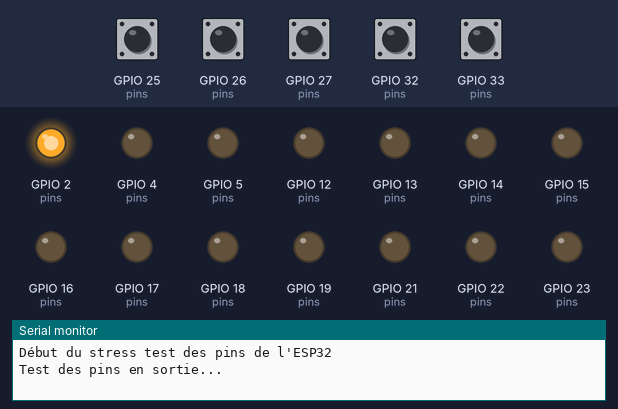
The sketch below on a simulated ESP32. On the bench: output pins drawn as LEDs (lit = HIGH), the last lines printed to the serial monitor. The test bench sets the inputs (shaded band); at power-on: GPIO 25 (pins), GPIO 26 (pins), GPIO 27 (pins), GPIO 32 (pins), GPIO 33 (pins) HIGH.

Above: at 1.1 s.
At 5.1 s:
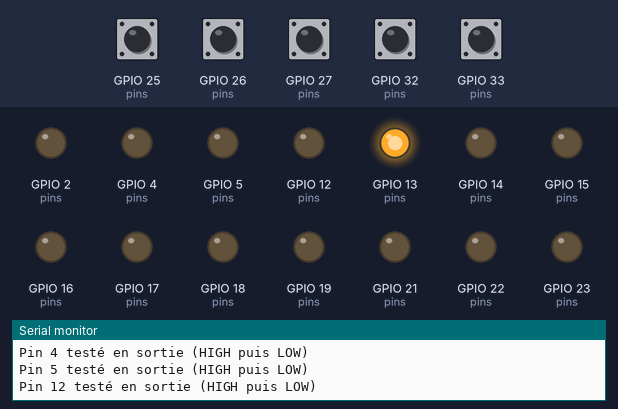
At 10.1 s:
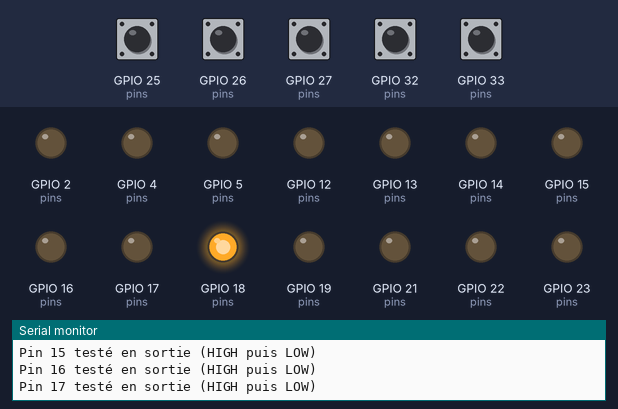
At 19.6 s:
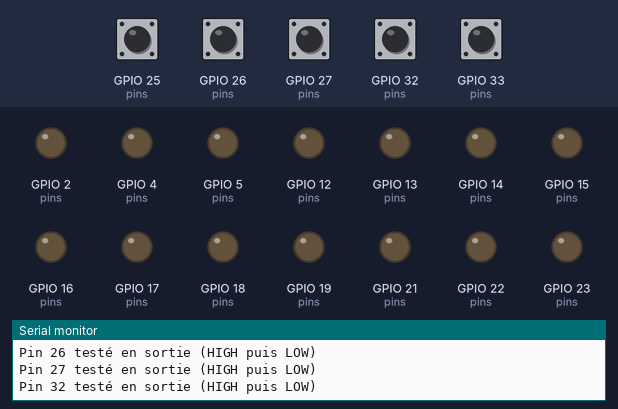
At 29.0 s:
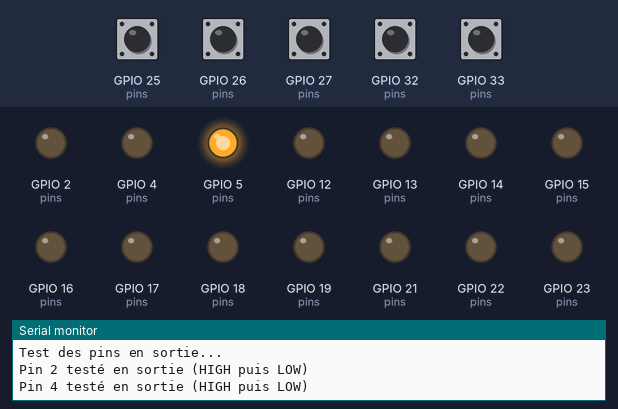
At 39.0 s:
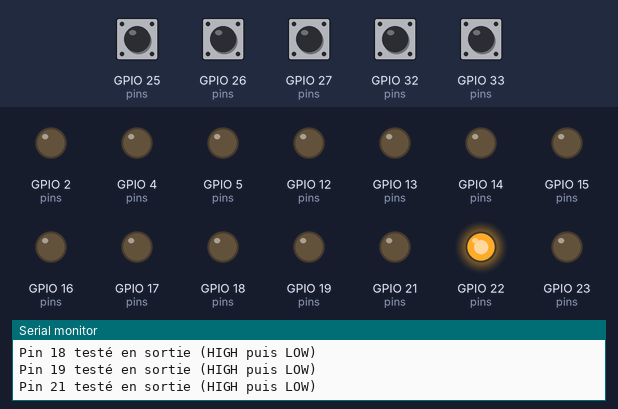
Timing chart, 0 to 40.0 s (numbered marks = the images above):
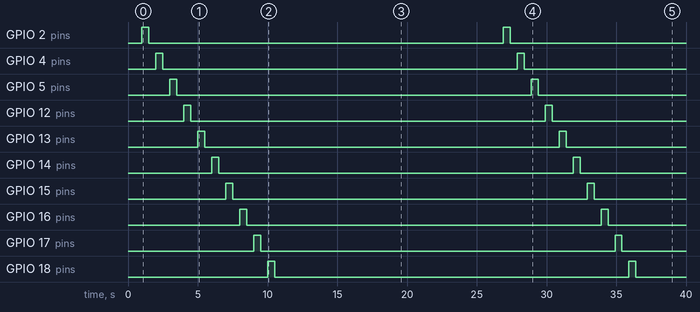

The sketch:

stressTest.ino
```cpp
//#include <Arduino.h>

// Liste des pins à tester (exclut les pins réservés ou entrée seule comme 6-11, 34-39)
int pins[] = {2, 4, 5, 12, 13, 14, 15, 16, 17, 18, 19, 21, 22, 23, 25, 26, 27, 32, 33};
int numPins = sizeof(pins) / sizeof(pins[0]);

void setup() {
  Serial.begin(115200); // Initialise le moniteur série
  delay(1000);          // Petite attente pour la connexion
  Serial.println("Début du stress test des pins de l'ESP32");
}

void loop() {
  // 1. Test des pins en sortie (OUTPUT)
  Serial.println("Test des pins en sortie...");
  for (int i = 0; i < numPins; i++) {
    int pin = pins[i];
    pinMode(pin, OUTPUT);       // Configure le pin en sortie
    digitalWrite(pin, HIGH);    // Met le pin à HIGH (3.3V)
    delay(500);                 // Attend 500ms
    digitalWrite(pin, LOW);     // Met le pin à LOW (0V)
    delay(500);                 // Attend 500ms
    Serial.print("Pin ");
    Serial.print(pin);
    Serial.println(" testé en sortie (HIGH puis LOW)");
  }

  // 2. Test des pins en entrée avec pull-up (INPUT_PULLUP)
  Serial.println("Test des pins en entrée avec pull-up...");
  for (int i = 0; i < numPins; i++) {
    int pin = pins[i];
    pinMode(pin, INPUT_PULLUP); // Configure le pin en entrée avec pull-up interne
    delay(100);                 // Petite attente pour stabiliser
    int value = digitalRead(pin); // Lit l'état du pin
    Serial.print("Pin ");
    Serial.print(pin);
    Serial.print(" : ");
    Serial.println(value);      // Affiche 1 (HIGH) si rien n'est connecté, 0 (LOW) si connecté à GND
  }

  // Fin du cycle
  Serial.println("Test terminé. Reprise dans 5 secondes...");
  delay(5000); // Pause avant de recommencer
}
```

Measured:
- by itself, GPIO 23 (pins): LOW → HIGH at 14.0 s, → LOW 0.50 s later, → HIGH 25.4 s later
- by itself, GPIO 2 (pins), GPIO 4 (pins), GPIO 5 (pins), GPIO 12 (pins), GPIO 13 (pins), GPIO 14 (pins), GPIO 15 (pins), GPIO 16 (pins), GPIO 17 (pins), GPIO 18 (pins), GPIO 19 (pins), GPIO 21 (pins), GPIO 22 (pins): alternates HIGH for 0.50 s and LOW for 25.4 s
